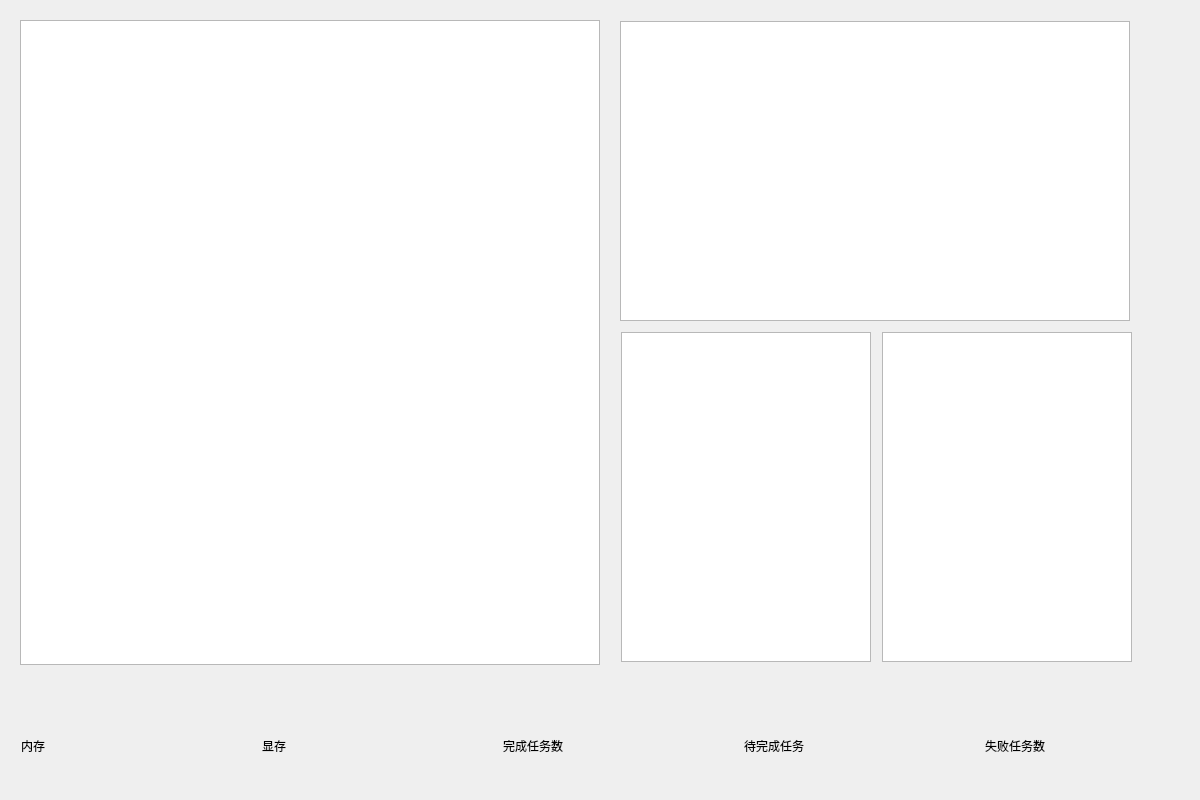
<?xml version="1.0" encoding="UTF-8"?>
<ui version="4.0">
 <class>boardwindow</class>
 <widget class="QMainWindow" name="boardwindow">
  <property name="geometry">
   <rect>
    <x>0</x>
    <y>0</y>
    <width>1200</width>
    <height>800</height>
   </rect>
  </property>
  <property name="minimumSize">
   <size>
    <width>1200</width>
    <height>800</height>
   </size>
  </property>
  <property name="maximumSize">
   <size>
    <width>1200</width>
    <height>800</height>
   </size>
  </property>
  <property name="windowTitle">
   <string>boardwindow</string>
  </property>
  <widget class="QWidget" name="centralwidget">
   <property name="minimumSize">
    <size>
     <width>1200</width>
     <height>800</height>
    </size>
   </property>
   <property name="maximumSize">
    <size>
     <width>1200</width>
     <height>800</height>
    </size>
   </property>
   <widget class="QWidget" name="rightWidget" native="true">
    <property name="enabled">
     <bool>true</bool>
    </property>
    <property name="geometry">
     <rect>
      <x>610</x>
      <y>10</y>
      <width>580</width>
      <height>660</height>
     </rect>
    </property>
    <property name="minimumSize">
     <size>
      <width>580</width>
      <height>660</height>
     </size>
    </property>
    <property name="maximumSize">
     <size>
      <width>580</width>
      <height>650</height>
     </size>
    </property>
    <widget class="QWidget" name="">
     <property name="geometry">
      <rect>
       <x>10</x>
       <y>10</y>
       <width>514</width>
       <height>644</height>
      </rect>
     </property>
     <layout class="QVBoxLayout" name="verticalLayout">
      <property name="spacing">
       <number>10</number>
      </property>
      <item>
       <widget class="QChartView" name="taskView">
        <property name="minimumSize">
         <size>
          <width>510</width>
          <height>300</height>
         </size>
        </property>
        <property name="maximumSize">
         <size>
          <width>510</width>
          <height>300</height>
         </size>
        </property>
       </widget>
      </item>
      <item>
       <layout class="QHBoxLayout" name="horizontalLayout_2">
        <property name="spacing">
         <number>10</number>
        </property>
        <item>
         <widget class="QChartView" name="memoView">
          <property name="minimumSize">
           <size>
            <width>250</width>
            <height>330</height>
           </size>
          </property>
          <property name="maximumSize">
           <size>
            <width>250</width>
            <height>330</height>
           </size>
          </property>
         </widget>
        </item>
        <item>
         <widget class="QChartView" name="gpuView">
          <property name="minimumSize">
           <size>
            <width>250</width>
            <height>330</height>
           </size>
          </property>
          <property name="maximumSize">
           <size>
            <width>250</width>
            <height>330</height>
           </size>
          </property>
         </widget>
        </item>
       </layout>
      </item>
     </layout>
    </widget>
   </widget>
   <widget class="QWidget" name="statWidget" native="true">
    <property name="geometry">
     <rect>
      <x>10</x>
      <y>690</y>
      <width>1180</width>
      <height>100</height>
     </rect>
    </property>
    <property name="minimumSize">
     <size>
      <width>1180</width>
      <height>100</height>
     </size>
    </property>
    <property name="maximumSize">
     <size>
      <width>1180</width>
      <height>100</height>
     </size>
    </property>
    <widget class="QWidget" name="">
     <property name="geometry">
      <rect>
       <x>10</x>
       <y>30</y>
       <width>1201</width>
       <height>52</height>
      </rect>
     </property>
     <layout class="QHBoxLayout" name="horizontalLayout">
      <property name="spacing">
       <number>5</number>
      </property>
      <item>
       <widget class="QLabel" name="memoLabel">
        <property name="minimumSize">
         <size>
          <width>235</width>
          <height>50</height>
         </size>
        </property>
        <property name="maximumSize">
         <size>
          <width>235</width>
          <height>50</height>
         </size>
        </property>
        <property name="font">
         <font>
          <kerning>false</kerning>
         </font>
        </property>
        <property name="text">
         <string>内存</string>
        </property>
       </widget>
      </item>
      <item>
       <widget class="QLabel" name="gpuLabel">
        <property name="minimumSize">
         <size>
          <width>235</width>
          <height>50</height>
         </size>
        </property>
        <property name="maximumSize">
         <size>
          <width>235</width>
          <height>50</height>
         </size>
        </property>
        <property name="text">
         <string>显存</string>
        </property>
       </widget>
      </item>
      <item>
       <widget class="QLabel" name="finishTaskLabel">
        <property name="minimumSize">
         <size>
          <width>235</width>
          <height>50</height>
         </size>
        </property>
        <property name="maximumSize">
         <size>
          <width>235</width>
          <height>50</height>
         </size>
        </property>
        <property name="text">
         <string>完成任务数</string>
        </property>
       </widget>
      </item>
      <item>
       <widget class="QLabel" name="todoTaskLabel">
        <property name="minimumSize">
         <size>
          <width>235</width>
          <height>50</height>
         </size>
        </property>
        <property name="maximumSize">
         <size>
          <width>235</width>
          <height>50</height>
         </size>
        </property>
        <property name="text">
         <string>待完成任务</string>
        </property>
       </widget>
      </item>
      <item>
       <widget class="QLabel" name="failTaskLabel">
        <property name="minimumSize">
         <size>
          <width>235</width>
          <height>50</height>
         </size>
        </property>
        <property name="maximumSize">
         <size>
          <width>235</width>
          <height>50</height>
         </size>
        </property>
        <property name="text">
         <string>失败任务数</string>
        </property>
       </widget>
      </item>
     </layout>
    </widget>
   </widget>
   <widget class="QTableView" name="leftTable">
    <property name="geometry">
     <rect>
      <x>20</x>
      <y>20</y>
      <width>580</width>
      <height>645</height>
     </rect>
    </property>
   </widget>
  </widget>
 </widget>
 <customwidgets>
  <customwidget>
   <class>QChartView</class>
   <extends>QGraphicsView</extends>
   <header location="global">qchartview.h</header>
  </customwidget>
 </customwidgets>
 <resources/>
 <connections/>
</ui>
